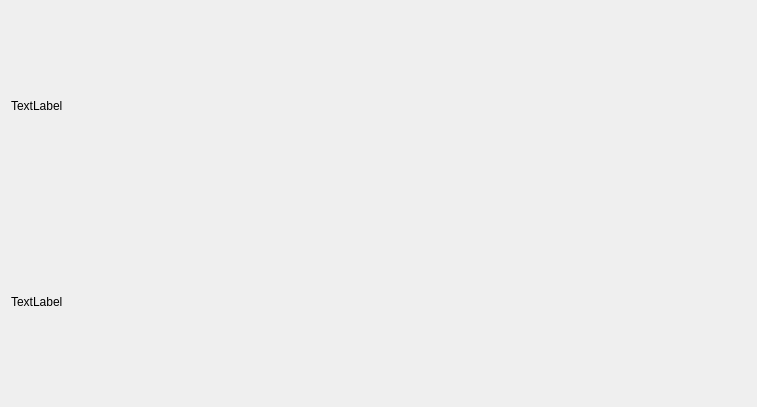
<?xml version="1.0" encoding="UTF-8"?>
<ui version="4.0">
 <class>QuestionWidget</class>
 <widget class="QWidget" name="QuestionWidget">
  <property name="geometry">
   <rect>
    <x>0</x>
    <y>0</y>
    <width>757</width>
    <height>407</height>
   </rect>
  </property>
  <property name="windowTitle">
   <string>Form</string>
  </property>
  <layout class="QVBoxLayout" name="verticalLayout_3">
   <item>
    <layout class="QVBoxLayout" name="personalVLayout">
     <item>
      <widget class="QLabel" name="personalLabel">
       <property name="sizePolicy">
        <sizepolicy hsizetype="Minimum" vsizetype="Minimum">
         <horstretch>0</horstretch>
         <verstretch>0</verstretch>
        </sizepolicy>
       </property>
       <property name="text">
        <string>TextLabel</string>
       </property>
       <property name="wordWrap">
        <bool>true</bool>
       </property>
      </widget>
     </item>
     <item>
      <layout class="QVBoxLayout" name="personalLayout"/>
     </item>
    </layout>
   </item>
   <item>
    <layout class="QVBoxLayout" name="desiredVLayout">
     <item>
      <widget class="QLabel" name="desiredLabel">
       <property name="sizePolicy">
        <sizepolicy hsizetype="Minimum" vsizetype="Minimum">
         <horstretch>0</horstretch>
         <verstretch>0</verstretch>
        </sizepolicy>
       </property>
       <property name="text">
        <string>TextLabel</string>
       </property>
       <property name="wordWrap">
        <bool>true</bool>
       </property>
      </widget>
     </item>
     <item>
      <layout class="QVBoxLayout" name="desiredLayout"/>
     </item>
    </layout>
   </item>
  </layout>
 </widget>
 <resources/>
 <connections/>
</ui>
